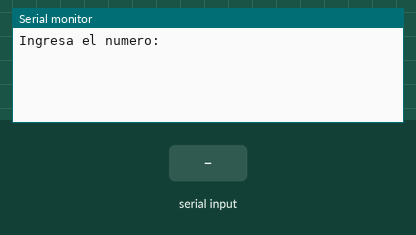
A sketch run on a simulated Arduino Uno, built with avr-gcc and run on an emulated ATmega328P. Parts: the last lines printed to the serial monitor. The test bench sets the inputs (shaded band).

Above: at 1.2 s.
1.3 s: "90,45\n" received over Serial
At 2.7 s:
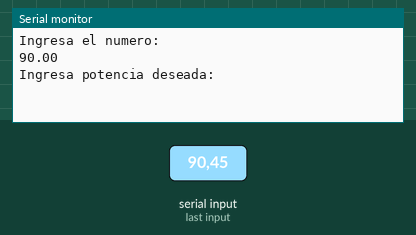
3.1 s: "30,150\n" received over Serial
At 4.3 s:
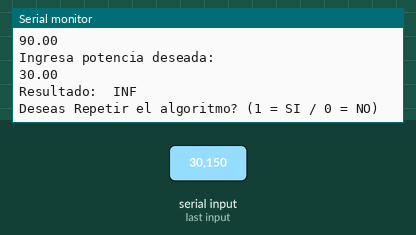

Measured:
- after the input at 1.3 s, the serial monitor: prints a new line after 0.30 s (image 1)
- after the input at 3.1 s, the serial monitor: prints a new line after 0.30 s (image 2)

The sketch:

ProgramaT12.ino
```cpp
void setup() {
  // put your setup code here, to run once:
  Serial.begin(9600);
  Serial.setTimeout(100);
  // Potencia Y de un número X 
}

double numero = -999, potencia, resultado;
int estado = 0, repetir;
String lectura;
void loop() {
  // put your main code here, to run repeatedly:
  switch (estado) {
    case 0:
      Serial.println("Ingresa el numero: ");
      estado = 1;
      break;

    case 1:
    case 6:
      if (Serial.available() > 0) {
        lectura = Serial.readString();
        if ((estado == 1) or (estado == 3)) {
          estado = 2;
        } else {
          estado = 7;
        }
      }
      break;

    case 2:
    case 7:
      if (!lectura.equals("")) {
        if (estado == 2) {
          if (numero == -999) {
            numero = lectura.toDouble();
            Serial.println(numero);
            estado = 3;
          } else {
            potencia = lectura.toDouble();
            Serial.println(potencia);
            estado = 4;
          }
        } else {
          repetir = lectura.toInt();
          if (repetir == 1) {
            estado = 0;
          }
          else {
            estado = 5;
          }
        }
      } else {
        estado -= 1;
      }
      break;

    case 3:
      Serial.println("Ingresa potencia deseada: ");
      estado = 1;
      break;

    case 4:
      resultado = pow(numero, potencia);
      numero = -999;
      Serial.println("Resultado: " + String(resultado));
      estado = 5;
      break;

    case 5:
      Serial.println("Deseas Repetir el algoritmo? (1 = SI / 0 = NO)");
      estado = 6;
      break;
  }

  delay(100);
}
```
